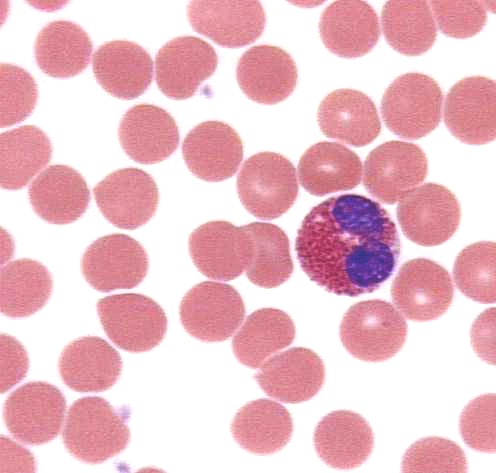
#> input picture darah4.jpg, 496 x 473 px
$ python 'simple shape detection.py'   (Python 2 division)
#> lines starting #> are read from the running program, lines starting #| are printed output that depends on the picture; after the words box and inside, x2 and y2 are one past the last pixel; in counts of white or black regions, pixels touching at a corner belong together
import cv2
import numpy as np

# Read image
im_in = cv2.imread("darah4.jpg", cv2.IMREAD_GRAYSCALE);
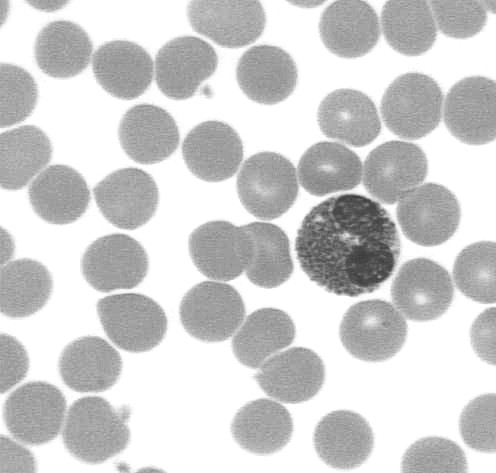
#> im_in: shape (473, 496); min 61, max 255, mean 206.7

# Threshold.
# Set values equal to or above 220 to 0.
# Set values below 220 to 255.

th, im_th = cv2.threshold(im_in, 220, 255, cv2.THRESH_BINARY_INV);
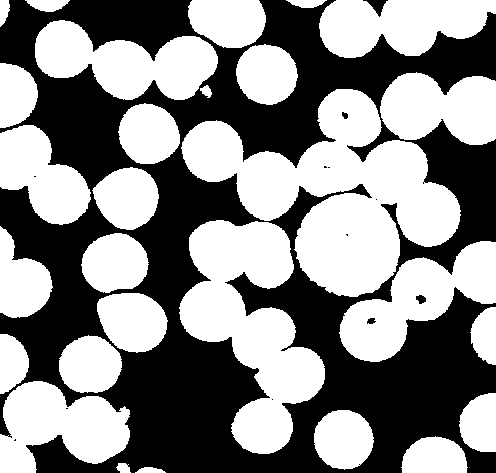
#> im_th: shape (473, 496); 53.3% white; 13 black regions (8 under 20 px), largest, box (x1, y1, x2, y2) and area: (0, 0, 496, 473) 109273, (363, 0, 388, 17) 173, (416, 295, 426, 304) 63, (367, 318, 376, 324) 40, (342, 112, 348, 119) 31

# Copy the thresholded image.
im_floodfill = im_th.copy()

# Mask used to flood filling.
# Notice the size needs to be 2 pixels than the image.
h, w = im_th.shape[:2]
#> h = 473; w = 496
mask = np.zeros((h+2, w+2), np.uint8)

# Floodfill from point (0, 0)
cv2.floodFill(im_floodfill, mask, (0,0), 255);

# Invert floodfilled image
im_floodfill_inv = cv2.bitwise_not(im_floodfill)
#> im_floodfill_inv: shape (473, 496); 46.7% white; 13 white regions (8 under 20 px)

# Combine the two images to get the foreground.
im_out = im_th | im_floodfill_inv
#> im_out: shape (473, 496); every value is 255


#img = cv2.imread("darah4.jpg", cv2.IMREAD_GRAYSCALE)
_, threshold = cv2.threshold(im_floodfill_inv, 240, 255, cv2.THRESH_BINARY)
contours, hierarchy = cv2.findContours(threshold, cv2.RETR_TREE, cv2.CHAIN_APPROX_SIMPLE)
#> contours = 26 contours, 10 with area under 20; largest, box (x1, y1, x2, y2) and area: (0, 0, 496, 473) 181214, (180, 88, 462, 298) 27508, (178, 219, 326, 455) 17560, (34, 19, 219, 101) 8900, (96, 292, 169, 354) 3362
font = cv2.FONT_HERSHEY_COMPLEX


nilai_c=1
nilai_e=1
for cnt in contours:
    approx = cv2.approxPolyDP(cnt, 0.001*cv2.arcLength(cnt, True), True)
    cv2.drawContours(im_in, [approx], 0, (0), 5)
    x = approx.ravel()[0]
    y = approx.ravel()[1]

    if 6 < len(approx) < 15:
        cv2.putText(im_in, "Pupil", (x, y), font, 1, (0))
        nilai_e=nilai_e+1
    else:
        cv2.putText(im_in, "Circle", (x, y), font, 1, (0))
        nilai_c=nilai_c+1
#> this loop made 26 passes
#> (approx, x, y) on passes 1, 2, 5, 8, 9, 19, 21, 22: ([[15, 439], [14, 440], [15, 440]], 15, 439), ([[66, 408], [67, 408]], 66, 408), ([[34, 176], [35, 176]], 34, 176), ([[127, 464], [128, 463], [129, 464], [128, 465]], 127, 464), ([[7, 435], [8, 434], [9, 435], [8, 436]], 7, 435), ([[346, 234], [347, 235], [347, 234]], 346, 234), ([[328, 167], [329, 167]], 328, 167), ([[324, 166], [324, 167], [326, 167], [325, 166]], 324, 166)
#> (x, y, nilai_e) on pass 23: (342, 112, 2)
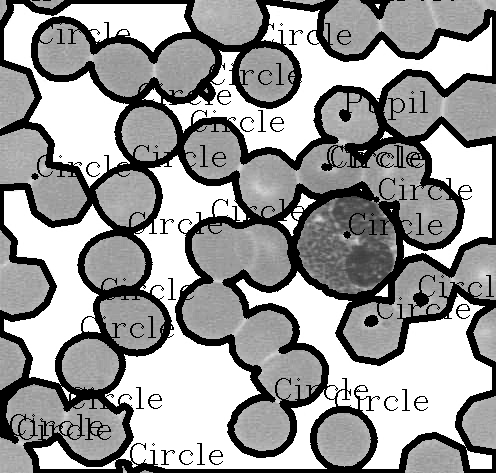
#> im_in: shape (473, 496); min 0, max 255, mean 155.7
#> after the loop, nilai_c = 26; nilai_e = 2

cv2.imshow("shapes", im_in)
cv2.imshow("Threshold", im_floodfill_inv)
print "Jumlah Shell berbentuk Circle adalah =",nilai_c
#| Jumlah Shell berbentuk Circle adalah = 26
print "Jumlah Shell berbentuk Pupil adalah =",nilai_e
#| Jumlah Shell berbentuk Pupil adalah = 2
cv2.waitKey(0)
cv2.destroyAllWindows()

$ run again, with darah2.jpg copied over darah4.jpg
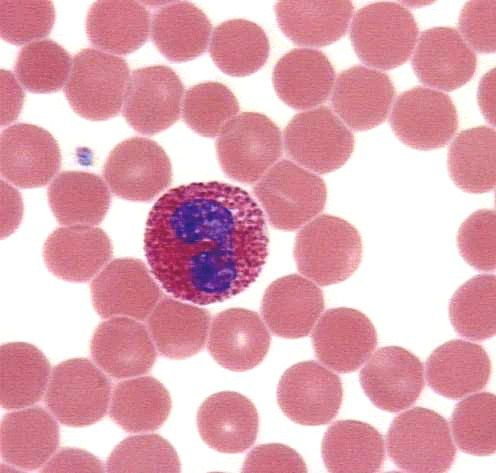
#> input picture darah2.jpg, 496 x 473 px
#> `th, im_th = cv2.threshold(im_in, 220, 255, cv2.THRESH_BINARY_INV);`:
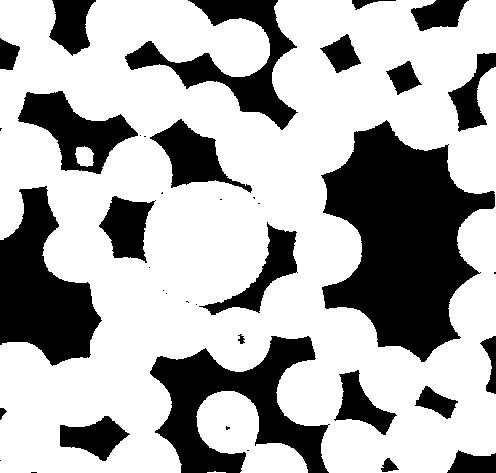
#> im_th: shape (473, 496); 67.9% white; 40 black regions (17 under 20 px), largest, box (x1, y1, x2, y2) and area: (321, 120, 495, 362) 23592, (150, 336, 330, 473) 11098, (0, 186, 102, 366) 10206
#> im_floodfill_inv: shape (473, 496); 32.1% white; 40 white regions (17 under 20 px)
#> im_out: shape (473, 496); every value is 255
#> contours = 41 contours, 17 with area under 20; largest, box (x1, y1, x2, y2) and area: (321, 120, 495, 362) 23215, (150, 336, 330, 473) 10682, (0, 186, 102, 366) 9960, (125, 0, 298, 130) 5975, (18, 91, 138, 174) 4535
#> the loop `for cnt in contours:` made 41 passes
#> (approx, x, y) on passes 1, 5, 15, 18, 21, 22, 23: ([[31, 472], [36, 472]], 31, 472), ([[247, 450], [248, 450]], 247, 450), ([[186, 301], [187, 301], [188, 302], [187, 301]], 186, 301), ([[494, 272], [494, 273], [495, 273], [495, 272]], 494, 272), ([[258, 203], [259, 203]], 258, 203), ([[220, 199], [221, 199]], 220, 199), ([[253, 197], [254, 198], [254, 197]], 253, 197)
#> after the loop `for cnt in contours:`:
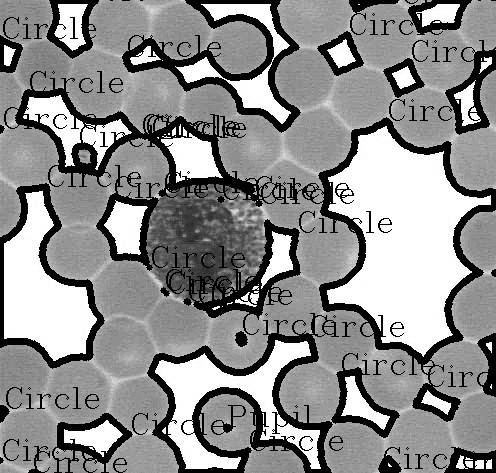
#> im_in: shape (473, 496); min 0, max 255, mean 142.2
#> after the loop `for cnt in contours:`: nilai_c = 41; nilai_e = 2
#| Jumlah Shell berbentuk Circle adalah = 41
#| Jumlah Shell berbentuk Pupil adalah = 2

$ run again, with darah3.jpg copied over darah4.jpg
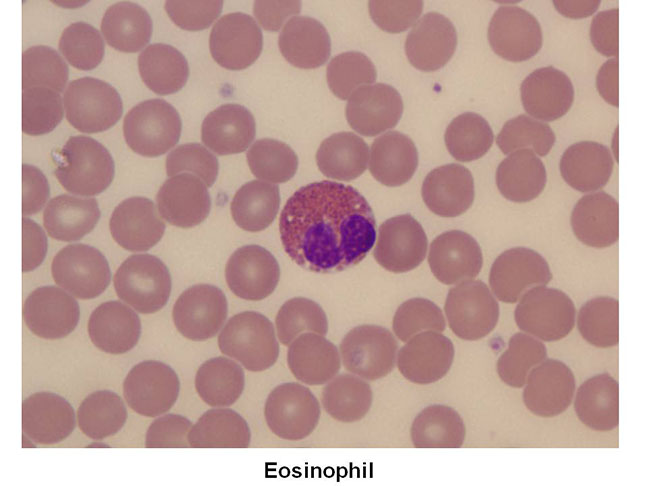
#> input picture darah3.jpg, 648 x 486 px
#> im_th: shape (486, 648); 85.3% white; 4 black regions, box (x1, y1, x2, y2) and area: (0, 0, 648, 486) 46288, (326, 469, 332, 476) 32, (282, 469, 287, 476) 29, (340, 469, 345, 476) 26
#> `cv2.floodFill(im_floodfill, mask, (0,0), 255);`:
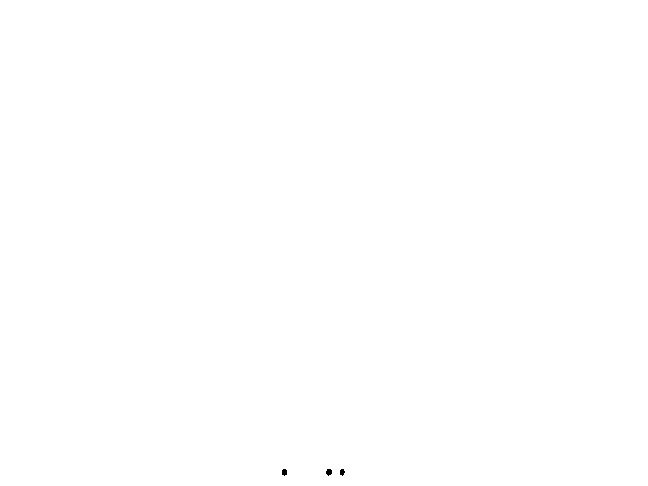
#> im_floodfill: shape (486, 648); 100% white; 3 black regions, box (x1, y1, x2, y2) and area: (326, 469, 332, 476) 32, (282, 469, 287, 476) 29, (340, 469, 345, 476) 26
#> im_out: shape (486, 648); 85.3% white; 1 black region
#> contours = 3 contours, 1 with area under 20; largest, box (x1, y1, x2, y2) and area: (326, 469, 332, 476) 23, (282, 469, 287, 476) 20
#> the loop `for cnt in contours:` made 3 passes
#> x on passes 1 to 3: 343, 330, 285
#> after the loop `for cnt in contours:`:
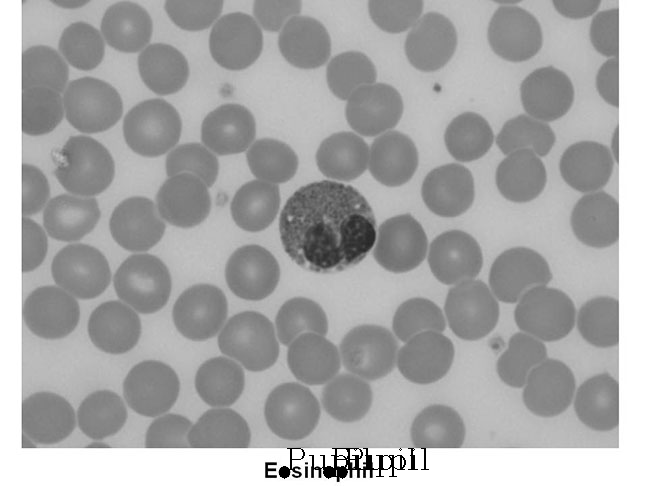
#> im_in: shape (486, 648); min 0, max 255, mean 168.2
#> after the loop `for cnt in contours:`: nilai_c = 1; nilai_e = 4
#| Jumlah Shell berbentuk Circle adalah = 1
#| Jumlah Shell berbentuk Pupil adalah = 4
